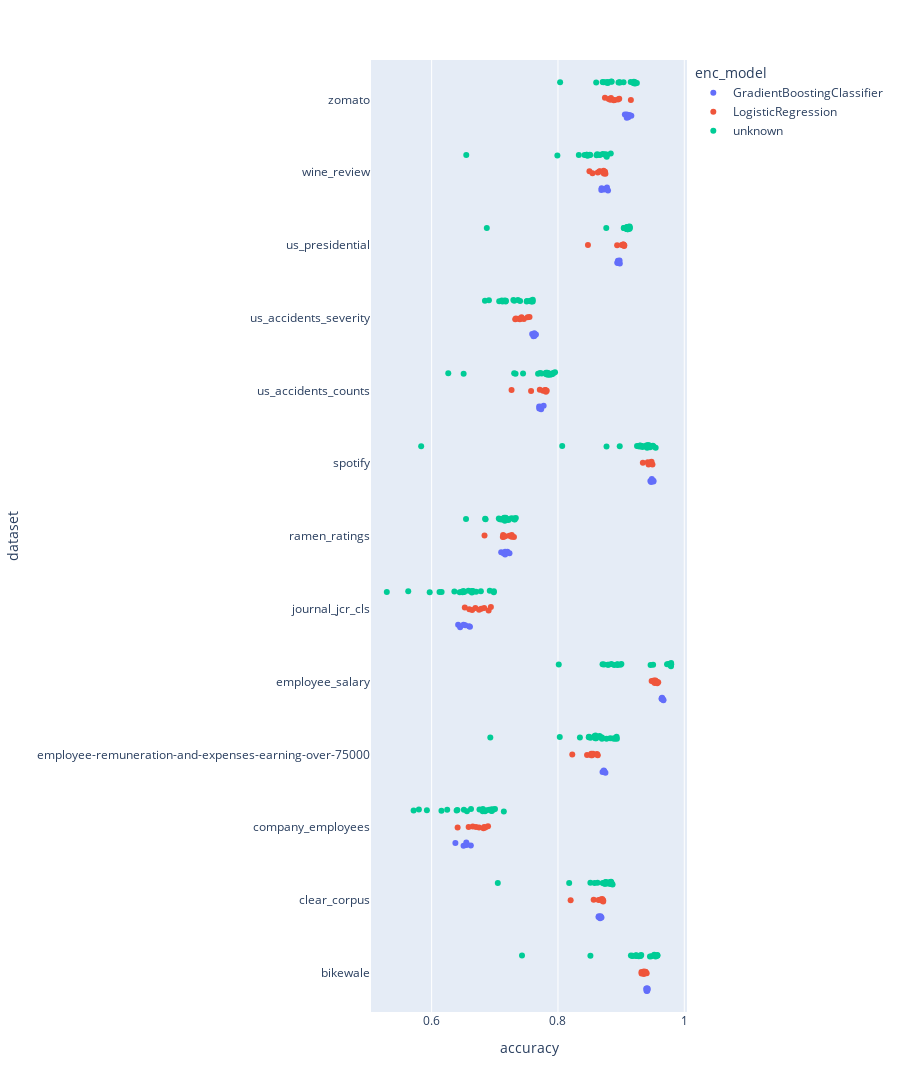

The notebook cell this image was saved under:
### Code cell
import plotly.express as px

px.strip(
    melted_results,
    y = "dataset",
    x = "accuracy",
    hover_data=melted_results.columns,
    color="enc_model",
    height=1500
)

### Figure 1 — Plotly figure (JSON) as saved in the notebook; plotly's stock layout.template omitted (floating-point values rounded to 4 significant figures; data arrays with more than 128 entries replaced by an {"elided": "..."} marker saying what was removed)
{"data": [{"alignmentgroup": "True", "boxpoints": "all", "customdata": {"elided": "78x6 mixed values"}, "fillcolor": "rgba(255,255,255,0)", "hoveron": "points", "hovertemplate": "enc_model=%{customdata[0]}<br>accuracy=%{x}<br>dataset=%{y}<br>model=%{customdata[1]}<br>dim_reduction=%{customdata[2]}<br>encoding=%{customdata[3]}<br>features=%{customdata[4]}<br>n_train=%{customdata[5]}<extra></extra>", "legendgroup": "GradientBoostingClassifier", "line": {"color": "rgba(255,255,255,0)"}, "marker": {"color": "#636efa"}, "name": "GradientBoostingClassifier", "offsetgroup": "GradientBoostingClassifier", "orientation": "h", "pointpos": 0, "showlegend": true, "type": "box", "x": [0.9409, 0.9421, 0.9411, 0.9401, 0.9397, 0.9418, 0.8648, 0.8641, 0.8667, 0.8689, 0.8658, 0.8675, 0.6621, 0.6548, 0.6376, 0.6549, 0.6558, 0.6506, 0.8705, 0.8735, 0.8726, 0.8728, 0.8725, 0.8751, 0.9669, 0.9648, 0.9642, 0.9669, 0.9652, 0.9641, 0.6592, 0.642, 0.6607, 0.6505, 0.6451, 0.6533, 0.72, 0.7101, 0.7232, 0.7163, 0.7137, 0.7164, 0.9486, 0.9463, 0.9511, 0.9476, 0.9475, 0.9512, 0.7703, 0.7728, 0.7702, 0.7734, 0.7773, 0.7716, 0.7627, 0.7625, 0.7592, 0.7612, 0.7652, 0.763, 0.895, 0.895, 0.8938, 0.8959, 0.8975, 0.8979, 0.8733, 0.8691, 0.8776, 0.8737, 0.8687, 0.8792, 0.9131, 0.9162, 0.9089, 0.909, 0.9114, 0.9059], "x0": " ", "xaxis": "x", "y": ["bikewale", "bikewale", "bikewale", "bikewale", "bikewale", "bikewale", "clear_corpus", "clear_corpus", "clear_corpus", "clear_corpus", "clear_corpus", "clear_corpus", "company_employees", "company_employees", "company_employees", "company_employees", "company_employees", "company_employees", "employee-remuneration-and-expenses-earning-over-75000", "employee-remuneration-and-expenses-earning-over-75000", "employee-remuneration-and-expenses-earning-over-75000", "employee-remuneration-and-expenses-earning-over-75000", "employee-remuneration-and-expenses-earning-over-75000", "employee-remuneration-and-expenses-earning-over-75000", "employee_salary", "employee_salary", "employee_salary", "employee_salary", "employee_salary", "employee_salary", "journal_jcr_cls", "journal_jcr_cls", "journal_jcr_cls", "journal_jcr_cls", "journal_jcr_cls", "journal_jcr_cls", "ramen_ratings", "ramen_ratings", "ramen_ratings", "ramen_ratings", "ramen_ratings", "ramen_ratings", "spotify", "spotify", "spotify", "spotify", "spotify", "spotify", "us_accidents_counts", "us_accidents_counts", "us_accidents_counts", "us_accidents_counts", "us_accidents_counts", "us_accidents_counts", "us_accidents_severity", "us_accidents_severity", "us_accidents_severity", "us_accidents_severity", "us_accidents_severity", "us_accidents_severity", "us_presidential", "us_presidential", "us_presidential", "us_presidential", "us_presidential", "us_presidential", "wine_review", "wine_review", "wine_review", "wine_review", "wine_review", "wine_review", "zomato", "zomato", "zomato", "zomato", "zomato", "zomato"], "y0": " ", "yaxis": "y"}, {"alignmentgroup": "True", "boxpoints": "all", "customdata": {"elided": "117x6 mixed values"}, "fillcolor": "rgba(255,255,255,0)", "hoveron": "points", "hovertemplate": "enc_model=%{customdata[0]}<br>accuracy=%{x}<br>dataset=%{y}<br>model=%{customdata[1]}<br>dim_reduction=%{customdata[2]}<br>encoding=%{customdata[3]}<br>features=%{customdata[4]}<br>n_train=%{customdata[5]}<extra></extra>", "legendgroup": "LogisticRegression", "line": {"color": "rgba(255,255,255,0)"}, "marker": {"color": "#EF553B"}, "name": "LogisticRegression", "offsetgroup": "LogisticRegression", "orientation": "h", "pointpos": 0, "showlegend": true, "type": "box", "x": [0.9383, 0.9389, 0.936, 0.9322, 0.9359, 0.9323, 0.9388, 0.9404, 0.9363, 0.8694, 0.8565, 0.8716, 0.8676, 0.8643, 0.8699, 0.87, 0.8201, 0.8716, 0.685, 0.6586, 0.682, 0.6751, 0.6702, 0.6651, 0.6832, 0.6411, 0.6892, 0.8622, 0.8617, 0.8542, 0.8526, 0.8525, 0.8461, 0.863, 0.8226, 0.8554, 0.9564, 0.9587, 0.9512, 0.9531, 0.9571, 0.9483, 0.9572, 0.9544, 0.9519, 0.6902, 0.6751, 0.6786, 0.6641, 0.6692, 0.6597, 0.6938, 0.6525, 0.6832, 0.7268, 0.7164, 0.723, 0.7142, 0.7127, 0.7131, 0.7303, 0.6837, 0.7265, 0.9467, 0.9422, 0.9462, 0.945, 0.9459, 0.9434, 0.9496, 0.9344, 0.9481, 0.7799, 0.7575, 0.7764, 0.7809, 0.7809, 0.7712, 0.7822, 0.7265, 0.78, 0.752, 0.7323, 0.7423, 0.742, 0.7396, 0.7334, 0.755, 0.7375, 0.7461, 0.9047, 0.8937, 0.9032, 0.9034, 0.9036, 0.901, 0.905, 0.8475, 0.9032, 0.8751, 0.8499, 0.8658, 0.8723, 0.8726, 0.863, 0.8745, 0.8547, 0.8662, 0.8898, 0.897, 0.8803, 0.8828, 0.8883, 0.8744, 0.8951, 0.9154, 0.8839], "x0": " ", "xaxis": "x", "y": ["bikewale", "bikewale", "bikewale", "bikewale", "bikewale", "bikewale", "bikewale", "bikewale", "bikewale", "clear_corpus", "clear_corpus", "clear_corpus", "clear_corpus", "clear_corpus", "clear_corpus", "clear_corpus", "clear_corpus", "clear_corpus", "company_employees", "company_employees", "company_employees", "company_employees", "company_employees", "company_employees", "company_employees", "company_employees", "company_employees", "employee-remuneration-and-expenses-earning-over-75000", "employee-remuneration-and-expenses-earning-over-75000", "employee-remuneration-and-expenses-earning-over-75000", "employee-remuneration-and-expenses-earning-over-75000", "employee-remuneration-and-expenses-earning-over-75000", "employee-remuneration-and-expenses-earning-over-75000", "employee-remuneration-and-expenses-earning-over-75000", "employee-remuneration-and-expenses-earning-over-75000", "employee-remuneration-and-expenses-earning-over-75000", "employee_salary", "employee_salary", "employee_salary", "employee_salary", "employee_salary", "employee_salary", "employee_salary", "employee_salary", "employee_salary", "journal_jcr_cls", "journal_jcr_cls", "journal_jcr_cls", "journal_jcr_cls", "journal_jcr_cls", "journal_jcr_cls", "journal_jcr_cls", "journal_jcr_cls", "journal_jcr_cls", "ramen_ratings", "ramen_ratings", "ramen_ratings", "ramen_ratings", "ramen_ratings", "ramen_ratings", "ramen_ratings", "ramen_ratings", "ramen_ratings", "spotify", "spotify", "spotify", "spotify", "spotify", "spotify", "spotify", "spotify", "spotify", "us_accidents_counts", "us_accidents_counts", "us_accidents_counts", "us_accidents_counts", "us_accidents_counts", "us_accidents_counts", "us_accidents_counts", "us_accidents_counts", "us_accidents_counts", "us_accidents_severity", "us_accidents_severity", "us_accidents_severity", "us_accidents_severity", "us_accidents_severity", "us_accidents_severity", "us_accidents_severity", "us_accidents_severity", "us_accidents_severity", "us_presidential", "us_presidential", "us_presidential", "us_presidential", "us_presidential", "us_presidential", "us_presidential", "us_presidential", "us_presidential", "wine_review", "wine_review", "wine_review", "wine_review", "wine_review", "wine_review", "wine_review", "wine_review", "wine_review", "zomato", "zomato", "zomato", "zomato", "zomato", "zomato", "zomato", "zomato", "zomato"], "y0": " ", "yaxis": "y"}, {"alignmentgroup": "True", "boxpoints": "all", "customdata": {"elided": "286x6 mixed values"}, "fillcolor": "rgba(255,255,255,0)", "hoveron": "points", "hovertemplate": "enc_model=%{customdata[0]}<br>accuracy=%{x}<br>dataset=%{y}<br>model=%{customdata[1]}<br>dim_reduction=%{customdata[2]}<br>encoding=%{customdata[3]}<br>features=%{customdata[4]}<br>n_train=%{customdata[5]}<extra></extra>", "legendgroup": "unknown", "line": {"color": "rgba(255,255,255,0)"}, "marker": {"color": "#00cc96"}, "name": "unknown", "offsetgroup": "unknown", "orientation": "h", "pointpos": 0, "showlegend": true, "type": "box", "x": {"elided": "286 float values"}, "x0": " ", "xaxis": "x", "y": {"elided": "286 str values"}, "y0": " ", "yaxis": "y"}], "layout": {"boxmode": "group", "height": 1500, "legend": {"title": {"text": "enc_model"}, "tracegroupgap": 0}, "margin": {"t": 60}, "xaxis": {"anchor": "y", "domain": [0, 1], "title": {"text": "accuracy"}}, "yaxis": {"anchor": "x", "domain": [0, 1], "title": {"text": "dataset"}}}}
